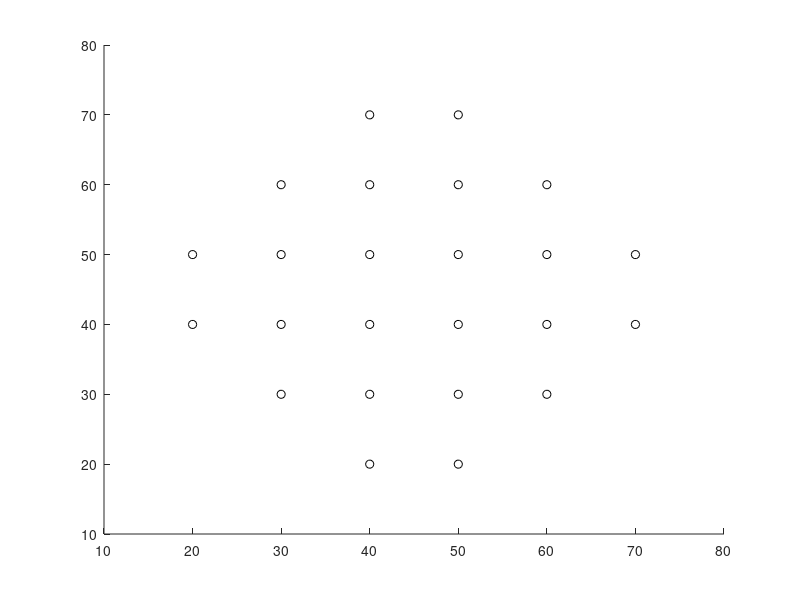

Reproduce this figure in MATLAB.
%% gap size matrix for scenarios

clear all
close all
clc

cd = 'C:\Users\zuse\OneDrive - FernUniversit?t Hagen\Masterarbeit_Data\gap_sizes\';
PATHOUT = 'C:\Users\zuse\OneDrive - FernUniversit?t Hagen\Masterarbeit_Data\gap_sizes';

% cd = 'C:\Users\bened\OneDrive - FernUniversit?t Hagen\Masterarbeit_Data\gap_sizes\';
% PATHOUT = 'C:\Users\bened\OneDrive - FernUniversit?t Hagen\Masterarbeit_Data\gap_sizes';

%% define gap sizes:
% 6 different gap sizes in total

a = 20;
b = 30;
c = 40;
d = 50;
e = 60;
f = 70;


%% scatterplot search space for gap size combinations:

searchspace = figure;
scatter([c,d],[a,a],'k')
hold on;
scatter([b,c,d,e],[b,b,b,b],'k');
hold on;
scatter([a,b,c,d,e,f],[c,c,c,c,c,c],'k');
hold on;
scatter([a,b,c,d,e,f],[d,d,d,d,d,d],'k');
hold on;
scatter([b,c,d,e],[e,e,e,e],'k');
hold on;
scatter([c,d],[f,f],'k')
xlim([10,80]);
ylim([10,80]);

%% prepare gap size matrix with following properties:
% 24 scenarios per workload condition
% 7 gaps per scenario
% 24 x 6 gaps
% 24 different gap size combinations
% all 24 appear in each column of the 24 x 6 matrix

% combinations:
% a:       c, d
% b:    b, c, d, e
% c: a, b, c, d, e, f
% d: a, b, c, d, e, f
% e:    b, c, d, e
% f:       c, d

%    2  4  6  6  4  2

% array for first gap:
g1 = [a,a,b,b,b,b,c,c,c,c,c,c,d,d,d,d,d,d,e,e,e,e,f,f];

% arrays for subseqent gap:
a2 = [c,d];
b2 = [b,c,d,e];
c2 = [a,b,c,d,e,f];
d2 = [a,b,c,d,e,f];
e2 = [b,c,d,e];
f2 = [c,d];


%% constrcuct gap size matrix:



for n = 1:2 % for both n_back levels
    
    % predefine gap size matrix
    G = zeros(24, 6); 
    
    % first gap:
    G(:,1) = g1(randperm(length(g1)));
    
    % gaps 2 until 7:
    for ind1 = 2:size(G,2) % loop through gaps
        
        % support variables:
        
        % shuffling arrays for subsequent gaps
        temp_a2 = a2(randperm(length(a2)));
        temp_b2 = b2(randperm(length(b2)));
        temp_c2 = c2(randperm(length(c2)));
        temp_d2 = d2(randperm(length(d2)));
        temp_e2 = e2(randperm(length(e2)));
        temp_f2 = f2(randperm(length(f2)));
        
        % indices for shuffled arrays:
        ind_a2 = 1;
        ind_b2 = 1;
        ind_c2 = 1;
        ind_d2 = 1;
        ind_e2 = 1;
        ind_f2 = 1;
        
        for ind2 = 1:size(G,1) % loop through scenarios
            
            if G(ind2,ind1-1) == a
                G(ind2,ind1) = temp_a2(ind_a2);
                ind_a2 = ind_a2 + 1;
            elseif G(ind2,ind1-1) == b
                G(ind2,ind1) = temp_b2(ind_b2);
                ind_b2 = ind_b2 + 1;
            elseif G(ind2,ind1-1) == c
                G(ind2,ind1) = temp_c2(ind_c2);
                ind_c2 = ind_c2 + 1;
            elseif G(ind2,ind1-1) == d
                G(ind2,ind1) = temp_d2(ind_d2);
                ind_d2 = ind_d2 + 1;
            elseif G(ind2,ind1-1) == e
                G(ind2,ind1) = temp_e2(ind_e2);
                ind_e2 = ind_e2 + 1;
            elseif G(ind2,ind1-1) == f
                G(ind2,ind1) = temp_f2(ind_f2);
                ind_f2 = ind_f2 + 1;
            end
            
        end % end of scenario loop
        
    end % end of gap loop
    
    % store matrices for both n_back levels:
    if n == 1
        G_1 = G;
    elseif n == 2
        G_2 = G;
    end
    
end % end of n_back loop


%% use gap_size matrix to create position matrix

% position of Truck:
truck = 360;

% position of first Car:
first = 345;

for n = 1:2 % for both n_back levels
    
    % adress correct gap_size matrix:
    if n == 1
        G = G_1;
    elseif n == 2
        G = G_2;
    end

    % predifine position matrix:
    P = zeros(24,8);
    
    % position of truck:
    P(:,1) = truck;
    
    % position of first car:
    P(:,2) = first;
    
    % all other positions:
    for c = 3:size(P,2) % loop through positions of cars 
        
        for s = 1:size(P,1) % loop through scenarios
            
            P(s,c) = P(s,c-1)-G(s,c-2);
            if P(s,c) < 0
                warning("negative position")
            end
            
        end % end of scenario loop
        
    end % end of position loop
    
    % store positions for both n_back levels and save:
    if n == 1
        P_1 = P;
        save([PATHOUT,'position_matrix_1.mat'],'P_1')
    elseif n == 2
        P_2 = P;
        save([PATHOUT,'position_matrix_2.mat'],'P_2')
    end
    
end % end of n_back loop


        









